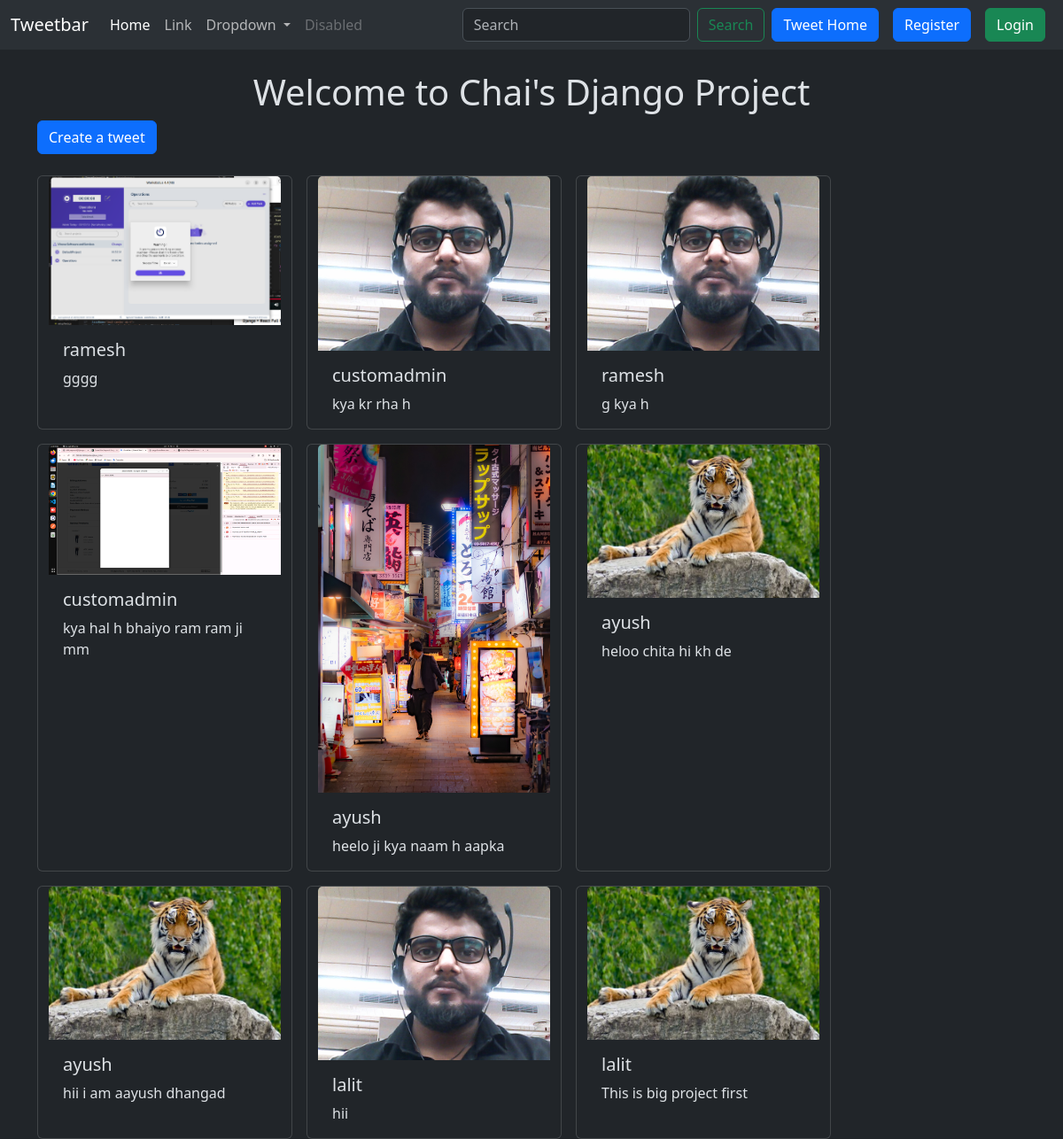
Page /tweet/ on the earlier database version.
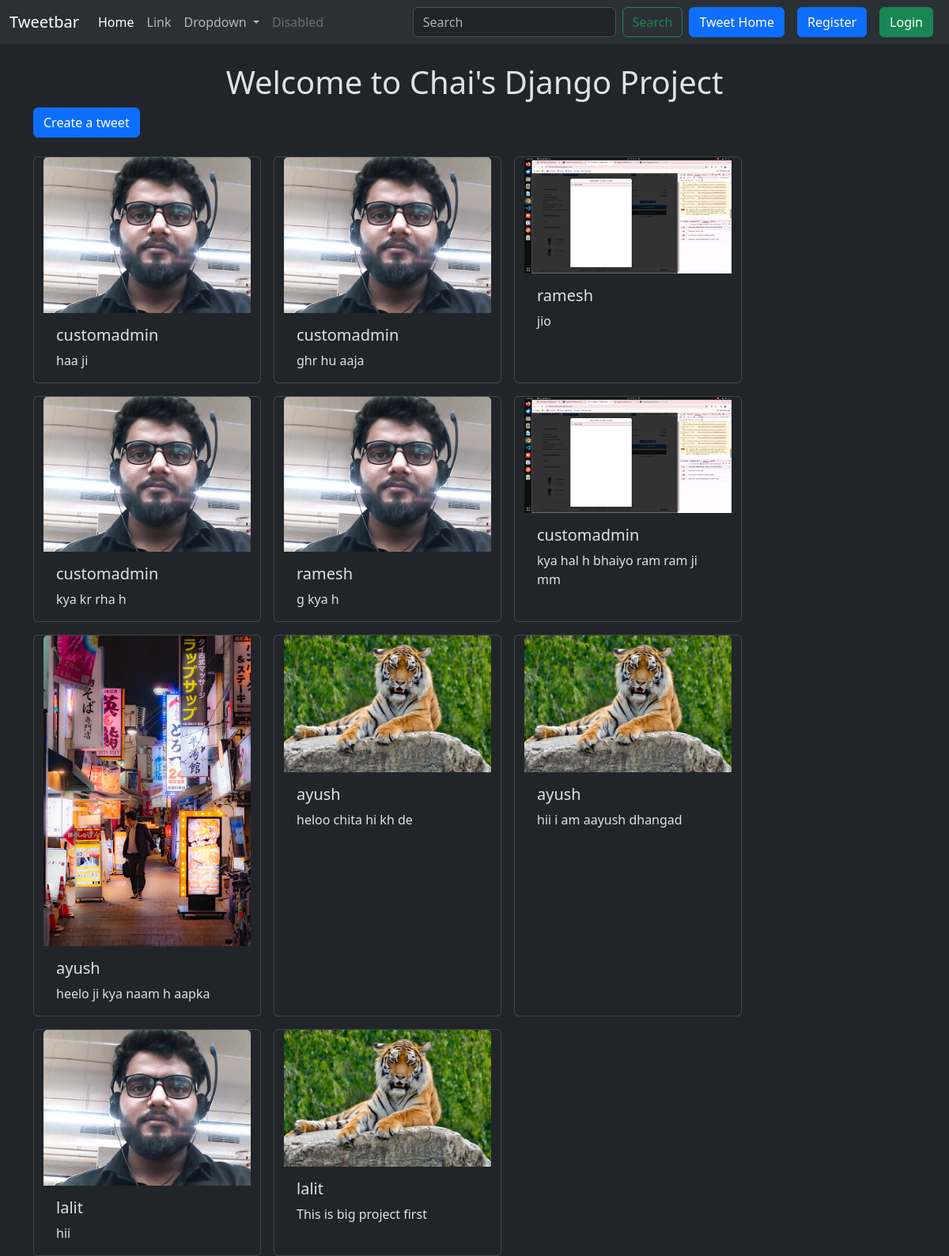
Same page on the later database version.
### tweet/models.py (models this page shows, shortened)
class Tweet(models.Model):
    user = models.ForeignKey(User, on_delete=models.CASCADE)
    text = models.TextField(max_length=240)
    photo = models.ImageField(upload_to='photos/', blank=True, null=True)
    created_at = models.DateTimeField(auto_now_add=True)
    updated_at = models.DateTimeField(auto_now=True)

### tweet/views.py (the view)
# urls.py: path('', views.tweet_list, name='tweet_list'),
def tweet_list(request):
    tweets = Tweet.objects.all().order_by('-created_at')
    return render(request, 'tweet_list.html', {'tweets':tweets})

### tweet/templates/tweet_list.html (shortened to what this page needs)
{% extends 'layout.html' %}
{% block content %}
    <h1 class="text-center  mt-4">Welcome to Chai's Django Project</h1>
    <a class="btn btn-primary mb-4" href="{% url 'tweet_create' %}">Create a tweet</a>
    <div class="container row gap-3">
        {% for tweet in tweets %}
        <div class="card" style="width: 18rem;">
            {% if tweet.photo %}
                <img src="{{tweet.photo.url}}" class="card-img-top" alt="...">
            {% endif %}
            <div class="card-body">
              <h5 class="card-title">{{tweet.user.username}}</h5>
              <p class="card-text">{{tweet.text}} </p>
            </div>
          </div>
        {% endfor %}
    </div>
{% endblock content %}

### templates/layout.html (shortened to what this page needs)
{% load static %}
<!DOCTYPE html>
<html lang="en" data-bs-theme="dark">
<head>
    <link href="https://cdn.jsdelivr.net/npm/bootstrap@5.3.6/dist/css/bootstrap.min.css" rel="stylesheet">
</head>
<body >
    <nav class="navbar navbar-expand-lg bg-body-tertiary">
        <div class="container-fluid">
          <a class="navbar-brand" href="#">Tweetbar</a>
          <div class="collapse navbar-collapse" id="navbarSupportedContent">
            <ul class="navbar-nav me-auto mb-2 mb-lg-0">
              <li class="nav-item">
                <a class="nav-link active" aria-current="page" href="#">Home</a>
              </li>
              <li class="nav-item">
                <a class="nav-link" href="#">Link</a>
              </li>
              <li class="nav-item dropdown">
                <a class="nav-link dropdown-toggle" href="#" role="button" data-bs-toggle="dropdown" aria-expanded="false">
                  Dropdown
                </a>
              </li>
              <li class="nav-item">
                <a class="nav-link disabled" aria-disabled="true">Disabled</a>
              </li>
            </ul>
            <form method="get" action="{% url 'search_tweets' %}" class="d-flex" role="search">
              <input class="form-control me-2" name="query" id="query" type="search" placeholder="Search" aria-label="Search"/>
              <button class="btn btn-outline-success" type="submit">Search</button>
            </form>
            <a href="{% url 'tweet_list' %}" class="btn btn-primary mx-2">Tweet Home</a>
            {% if user.is_authenticated %}
              <form action="{% url 'logout' %}" method="post">
                {% csrf_token %}
                <button class="btn btn-danger" type="submit">Logout</button>
              </form>
            {%else%}
            <a href="{% url 'register' %}" class="btn btn-primary mx-2">Register</a>
            <a href="{% url 'login' %}" class="btn btn-success mx-2">Login</a>
            {% endif %}
          </div>
        </div>
      </nav>
    <div class="container">
        {% block content %}
        {% endblock content %}
    </div>
</body>
</html>

Differences in the rows shown:
removed Tweet: photo (picture), user.username "ramesh", text "gggg"
added Tweet: photo (picture), user.username "customadmin", text "haa ji"
added Tweet: photo (picture), user.username "customadmin", text "ghr hu aaja"
added Tweet: photo (picture), user.username "ramesh", text "jio"
